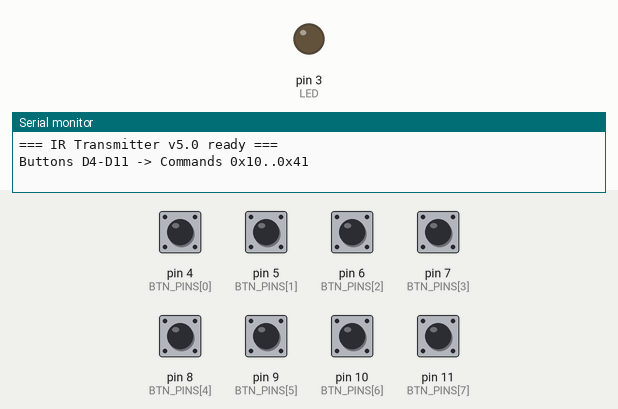
This sketch was run on a simulated Arduino Nano, built with avr-gcc and run on an emulated ATmega328P. Parts: output pins drawn as LEDs (lit = HIGH), the last lines printed to the serial monitor. The inputs (shaded band) are chosen by the test bench; at power-on: pin 4 (BTN_PINS[0]), pin 5 (BTN_PINS[1]), pin 6 (BTN_PINS[2]), pin 7 (BTN_PINS[3]), pin 8 (BTN_PINS[4]), pin 9 (BTN_PINS[5]), pin 10 (BTN_PINS[6]), pin 11 (BTN_PINS[7]) HIGH.

Above: at 1.2 s.
1.3 s: pin 4 (BTN_PINS[0]) pulled LOW for 0.15 s
At 1.8 s:
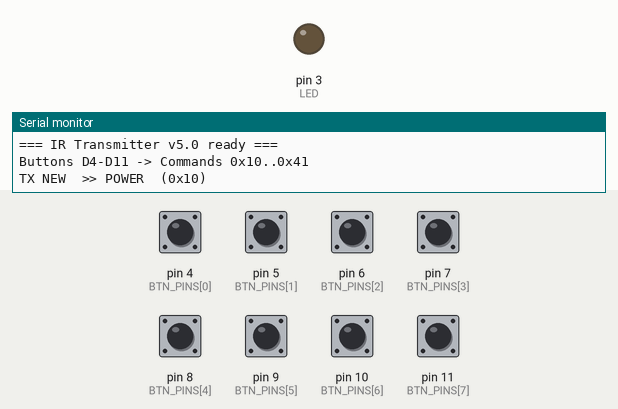
2.9 s: pin 5 (BTN_PINS[1]) pulled LOW for 1 s
5.9 s: pin 6 (BTN_PINS[2]) pulled LOW for 0.15 s
At 6.5 s:
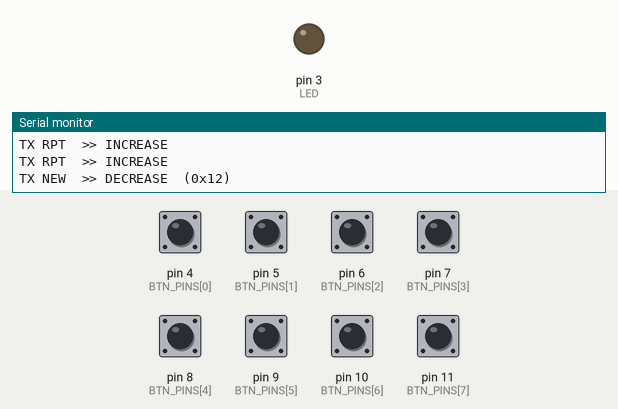
7.5 s: pin 7 (BTN_PINS[3]) pulled LOW for 0.15 s
At 8.7 s:
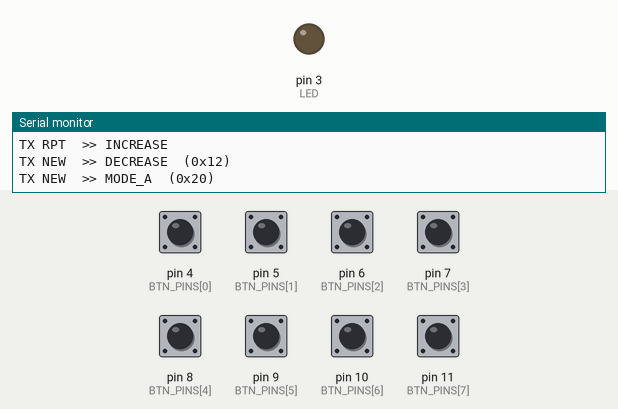
9.1 s: pin 8 (BTN_PINS[4]) pulled LOW for 0.15 s
At 10.1 s:
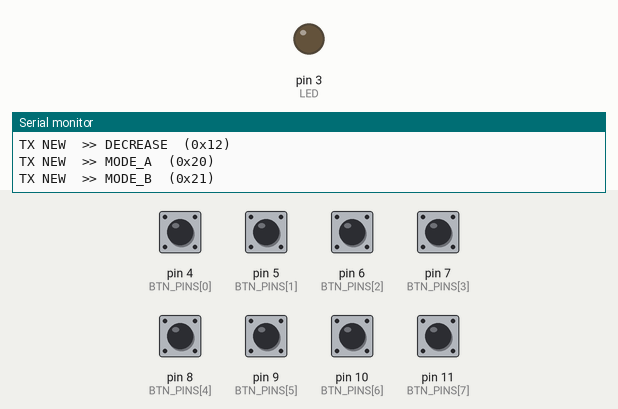
10.7 s: pin 9 (BTN_PINS[5]) pulled LOW for 0.15 s
At 11.3 s:
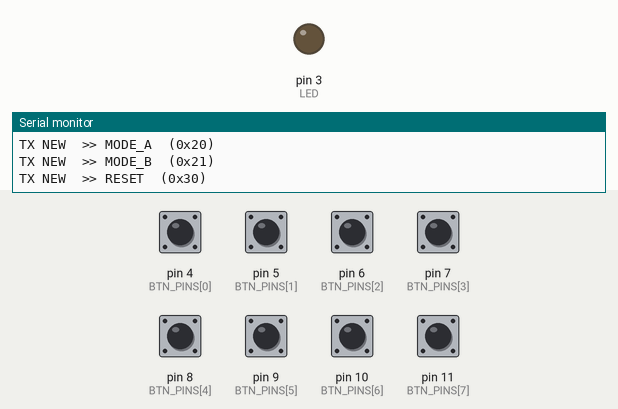
Timing chart, 0 to 13.3 s (numbered marks = the images above; inputs shaded):
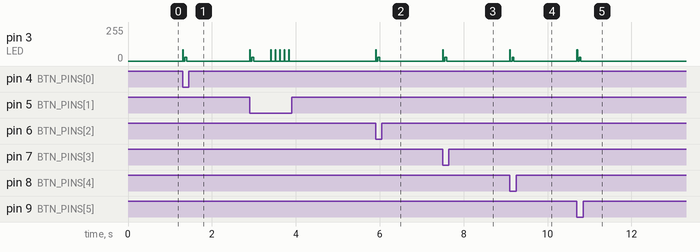

The sketch:

ir_tx.ino
```cpp
// =============================================================
//  IR Protocol v5.0 — TRANSMITTER
//  Hardware : Arduino Nano + IR LED (TSAL6200 or equiv)
//             IR LED + 33ohm resistor on Pin 3 (OC2B)
//  Buttons  : 8x tactile buttons on D4–D11, active LOW
//             (pin -> GND, INPUT_PULLUP)
// =============================================================
//
//  PIN MAP
//  -------
//  D3  -> IR LED anode (via 33Ω resistor) -> LED cathode -> GND
//  D4  -> Button 0 (POWER TOGGLE)   -> GND
//  D5  -> Button 1 (INCREASE)        -> GND
//  D6  -> Button 2 (DECREASE)        -> GND
//  D7  -> Button 3 (MODE A)          -> GND
//  D8  -> Button 4 (MODE B)          -> GND
//  D9  -> Button 5 (RESET)           -> GND
//  D10 -> Button 6 (USER 1)          -> GND
//  D11 -> Button 7 (USER 2)          -> GND
//
// =============================================================

// ── Protocol constants ────────────────────────────────────────
#define MY_ADDRESS      0x01    // this transmitter's address

#define CMD_POWER       0x10
#define CMD_INCREASE    0x11
#define CMD_DECREASE    0x12
#define CMD_MODE_A      0x20
#define CMD_MODE_B      0x21
#define CMD_RESET       0x30
#define CMD_USER1       0x40
#define CMD_USER2       0x41

// Timing (µs)
#define MARK_US         560
#define SPACE_0_US      560
#define SPACE_1_US      1690
#define START_MARK_US   9000
#define START_SPACE_US  4500
#define REPEAT_SPACE_US 2250
#define END_GAP_MS      12       // ms

// Repeat behaviour
#define REPEAT_INTERVAL_MS  108  // ms between repeat frames while held
#define HOLD_DELAY_MS       500  // ms before first repeat fires

// ── Button config ─────────────────────────────────────────────
#define NUM_BUTTONS     8
const uint8_t BTN_PINS[NUM_BUTTONS] = { 4, 5, 6, 7, 8, 9, 10, 11 };
const uint8_t BTN_CMDS[NUM_BUTTONS] = {
    CMD_POWER, CMD_INCREASE, CMD_DECREASE, CMD_MODE_A,
    CMD_MODE_B, CMD_RESET,   CMD_USER1,    CMD_USER2
};
const char* BTN_NAMES[NUM_BUTTONS] = {
    "POWER", "INCREASE", "DECREASE", "MODE_A",
    "MODE_B", "RESET",   "USER1",    "USER2"
};

// ── Button state ──────────────────────────────────────────────
bool     btnPrev[NUM_BUTTONS]      = { false };
uint32_t btnPressTime[NUM_BUTTONS] = { 0 };
uint32_t lastRepeatTime[NUM_BUTTONS] = { 0 };
bool     holdFired[NUM_BUTTONS]    = { false };

// =============================================================
//  CARRIER — Timer2 Fast PWM ~38 kHz, 33% duty on Pin 3
// =============================================================
void setup_38khz() {
    pinMode(3, OUTPUT);
    // Fast PWM, TOP = OCR2A  (WGM2[2:0] = 0b111)
    TCCR2A = (1 << WGM20) | (1 << WGM21) | (1 << COM2B1);
    TCCR2B = (1 << WGM22) | (1 << CS20);   // no prescaler
    OCR2A  = 209;   // ~38 kHz carrier
    OCR2B  = 69;    // ~33% duty cycle
}

inline void carrier_on() {
    TCCR2A |= (1 << COM2B1);
}

inline void carrier_off() {
    TCCR2A &= ~(1 << COM2B1);
    PORTD  &= ~(1 << PORTD3);   // force LOW — prevent DC LED glitch
}

// =============================================================
//  CRC-8/MAXIM  (polynomial 0x31, reflected = 0x8C)
// =============================================================
uint8_t crc8_maxim(uint8_t *data, uint8_t len) {
    uint8_t crc = 0x00;
    for (uint8_t i = 0; i < len; i++) {
        uint8_t b = data[i];
        for (uint8_t j = 0; j < 8; j++) {
            uint8_t mix = (crc ^ b) & 0x01;
            crc >>= 1;
            if (mix) crc ^= 0x8C;
            b >>= 1;
        }
    }
    return crc;
}

// =============================================================
//  LOW-LEVEL PULSE PRIMITIVES
// =============================================================
void sendMark(uint16_t us) {
    carrier_on();
    delayMicroseconds(us);
    carrier_off();
}

void sendSpace(uint16_t us) {
    delayMicroseconds(us);
}

void sendBit(uint8_t bit) {
    sendMark(MARK_US);
    sendSpace(bit ? SPACE_1_US : SPACE_0_US);
}

void sendByte(uint8_t b) {
    // MSB first
    for (int8_t i = 7; i >= 0; i--) {
        sendBit((b >> i) & 0x01);
    }
}

// =============================================================
//  FRAME TRANSMISSION
// =============================================================
void sendFrame(uint8_t address, uint8_t command) {
    uint8_t packet[3];
    packet[0] = address;
    packet[1] = command;
    packet[2] = crc8_maxim(packet, 2);

    // Start pulse
    sendMark(START_MARK_US);
    sendSpace(START_SPACE_US);

    // Payload — 24 bits MSB first
    sendByte(packet[0]);
    sendByte(packet[1]);
    sendByte(packet[2]);

    // End gap
    delay(END_GAP_MS);
}

void sendRepeatFrame() {
    sendMark(START_MARK_US);
    sendSpace(REPEAT_SPACE_US);
    sendMark(MARK_US);       // single trailing mark
    delay(END_GAP_MS);
}

// =============================================================
//  SETUP
// =============================================================
void setup() {
    Serial.begin(115200);
    setup_38khz();
    carrier_off();

    for (uint8_t i = 0; i < NUM_BUTTONS; i++) {
        pinMode(BTN_PINS[i], INPUT_PULLUP);
    }

    Serial.println(F("=== IR Transmitter v5.0 ready ==="));
    Serial.println(F("Buttons D4-D11 -> Commands 0x10..0x41"));
}

// =============================================================
//  MAIN LOOP
// =============================================================
void loop() {
    uint32_t now = millis();

    for (uint8_t i = 0; i < NUM_BUTTONS; i++) {
        bool pressed = (digitalRead(BTN_PINS[i]) == LOW);

        if (pressed && !btnPrev[i]) {
            // ── Fresh press ──────────────────────────────────
            btnPressTime[i]   = now;
            lastRepeatTime[i] = now;
            holdFired[i]      = false;

            Serial.print(F("TX NEW  >> "));
            Serial.print(BTN_NAMES[i]);
            Serial.print(F("  (0x"));
            Serial.print(BTN_CMDS[i], HEX);
            Serial.println(F(")"));

            sendFrame(MY_ADDRESS, BTN_CMDS[i]);

        } else if (pressed && btnPrev[i]) {
            // ── Held down ────────────────────────────────────
            uint32_t heldMs = now - btnPressTime[i];

            if (heldMs >= HOLD_DELAY_MS) {
                if ((now - lastRepeatTime[i]) >= REPEAT_INTERVAL_MS) {
                    lastRepeatTime[i] = now;
                    holdFired[i]      = true;

                    Serial.print(F("TX RPT  >> "));
                    Serial.println(BTN_NAMES[i]);

                    sendRepeatFrame();
                }
            }
        }

        btnPrev[i] = pressed;
    }
}
```

Measured:
- after the input at 1.3 s, pin 3 (LED): 0/255 → 84/255 at once, → 0/255 0.01 s later, → 27/255 0.04 s later, → 0/255 0.04 s later
- after the input at 5.9 s, pin 3 (LED): 0/255 → 84/255 at once, → 0/255 0.01 s later, → 27/255 0.04 s later, → 0/255 0.04 s later
- after the input at 7.5 s, pin 3 (LED): 0/255 → 84/255 at once, → 0/255 0.01 s later, → 27/255 0.04 s later, → 0/255 0.04 s later
- after the input at 9.1 s, pin 3 (LED): 0/255 → 84/255 at once, → 0/255 0.01 s later, → 27/255 0.04 s later, → 0/255 0.04 s later
- after the input at 10.7 s, pin 3 (LED): 0/255 → 84/255 at once, → 0/255 0.01 s later, → 27/255 0.04 s later, → 0/255 0.04 s later
